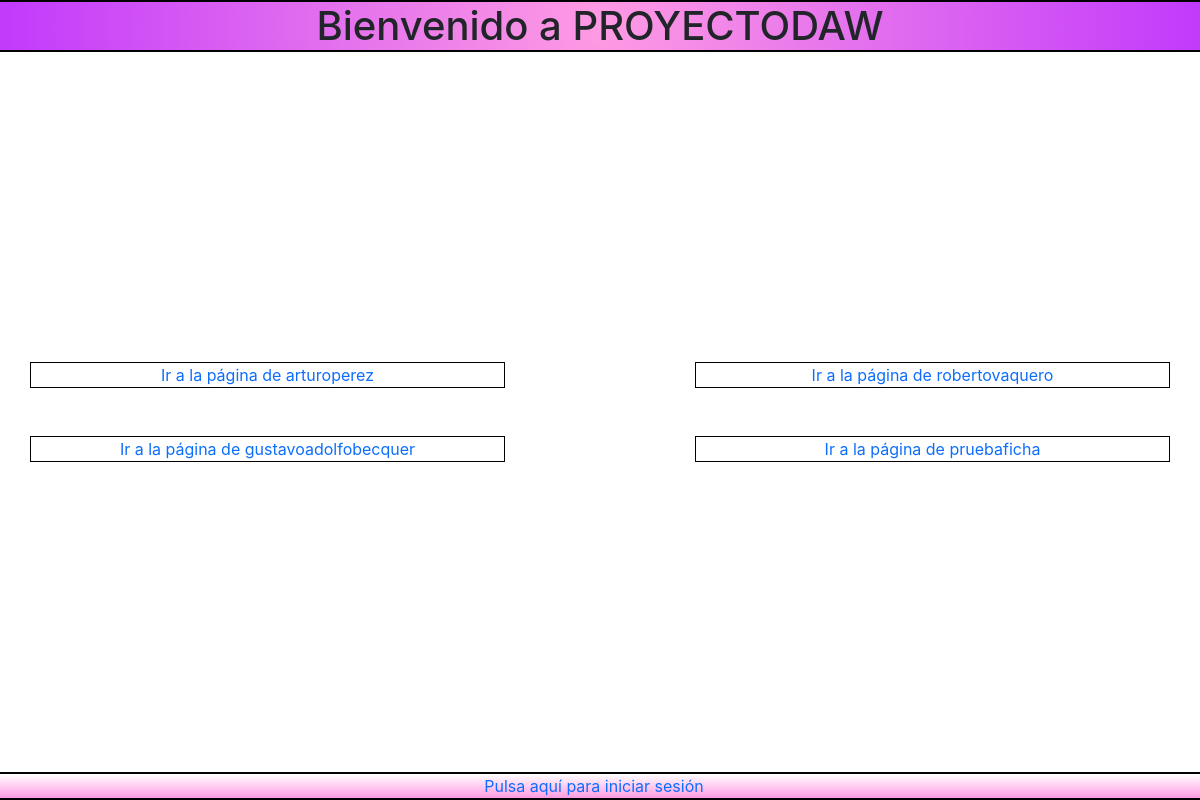
Before: / with the older database file.
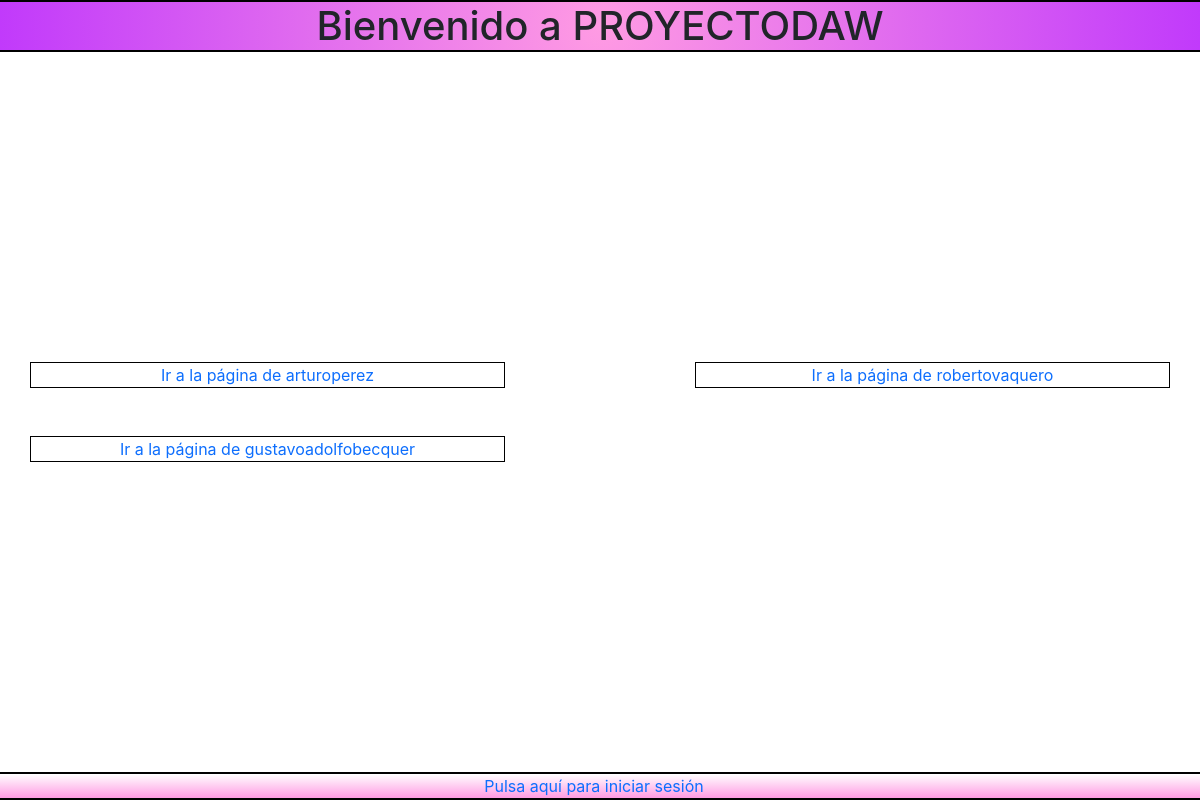
After: the same page with the newer database file.
### tables this page shows
CREATE TABLE `usuario` (
  `id_usuario` int(11) NOT NULL,
  `IP` varchar(20) NOT NULL,
  `nombre` varchar(30) NOT NULL,
  `contraseña` varchar(60) DEFAULT NULL,
  `correo` varchar(30) DEFAULT NULL,
  `jerarquia` enum('usuario','escritor','superadmin','invitado') NOT NULL,
  `fecha_creacion` datetime NOT NULL
);

### htdocs/index.php (the view, shortened to what this page needs)
<html>
<head>
<link href="https://cdn.jsdelivr.net/npm/bootstrap@5.3.3/dist/css/bootstrap.min.css" rel="stylesheet">
</head>
<body>
<header><h1>Bienvenido a PROYECTODAW</h1></header>
<div class='container' id='cajaPrincipal'>
    <div class='row' style='justify-content: space-between;'>
    <?php
    include "comprobarConn.php";
            $result=$conn->query("SELECT nombre FROM usuario WHERE jerarquia='escritor'");
            if($result->num_rows<10){$col=5;}else{if($result->num_rows<20){$col=3;}else{$col=2;}}
            while($row=$result->fetch_assoc()){
            echo "<div class='col-$col escoger my-4' style='border:1px solid black;text-align:center;display:flex; align-items:center; justify-content:center;'><a href='{$row['nombre']}/index'>Ir a la página de {$row['nombre']}</a></div>";
            }
            $conn->close();?>
    </div>
</div>
  <?php include_once('miFooter.php');?>

### htdocs/miFooter.php (shortened to what this page needs)
<link href="https://cdn.jsdelivr.net/npm/bootstrap@5.3.3/dist/css/bootstrap.min.css" rel="stylesheet">
<link href="https://cdnjs.cloudflare.com/ajax/libs/font-awesome/6.0.0-beta3/css/all.min.css" rel="stylesheet">
<footer id="pie_web">
    <div class="ancho_web">
        <div class="row justify-content-center align-items-center" style='margin-right:0px'>
            <div class="col-12 col-xl-7 text-center text-md-center text-lg-center text-xl-left">
        <?php if(isset($_SESSION['nombre'])) {echo "<p class='pHeader'>BIENVENIDO ".$_SESSION['nombre']."</p><p style='margin:auto'>"."<a href='https://proyectodaw.free.nf/login.php/'>Pulsa aquí para iniciar sesión con otra cuenta</a></p>";}
        else {echo "<p style='margin:auto'><a href='https://proyectodaw.free.nf/login.php/'>Pulsa aquí para iniciar sesión</a></p>";}   ?>
        </div>
    </div>
</footer>

### htdocs/index.php (style rules this page uses)
#cajaPrincipal { overflow: hidden; justify-content:center; }
a { text-decoration: none !important; }
a:link { //color: #0000FF !important; }
#pie_web { border-top:2px solid #000; border-bottom:2px solid #000; background: linear-gradient(to bottom, rgb(255, 255, 255), #FF9BE3); }
* { box-sizing: border-box;font-family: 'Inter', sans-serif; }
body { display: flex; flex-direction: column; min-height: 100vh; justify-content: space-between; background-color: #f4f4f4; }
header { background-color:red;text-align:center;background: radial-gradient(circle, #FF9BE3, rgb(193, 58, 251));justify-content:center;display:flex;align-items:center; border-bottom:2px solid black;border-top:2px solid black; }
h1 { text-align:center;justify-content:center;margin-bottom:0 !important; }

Changed rows visible on the page:
no longer on this page (row edited): usuario: nombre "pruebaficha"
